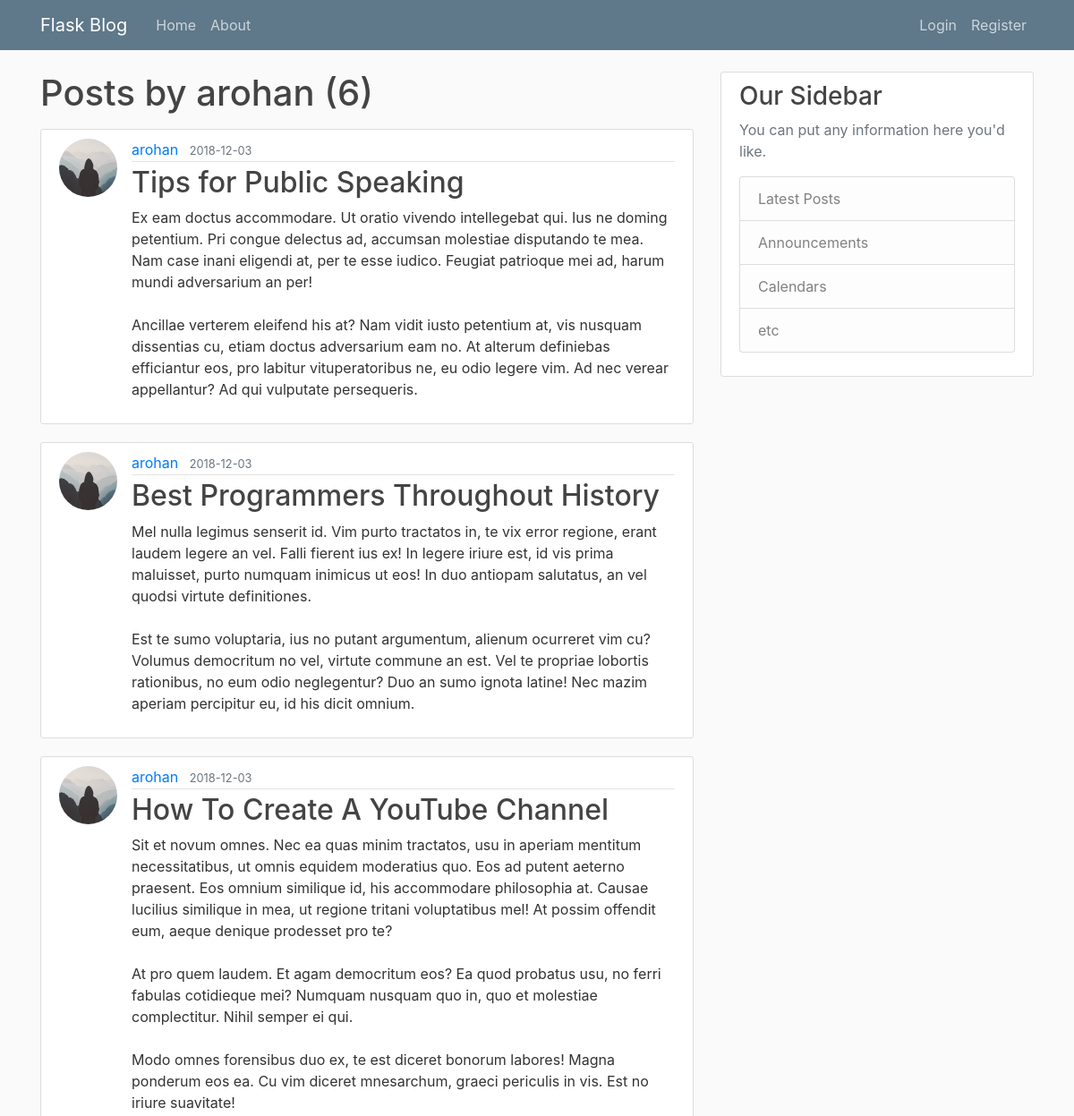
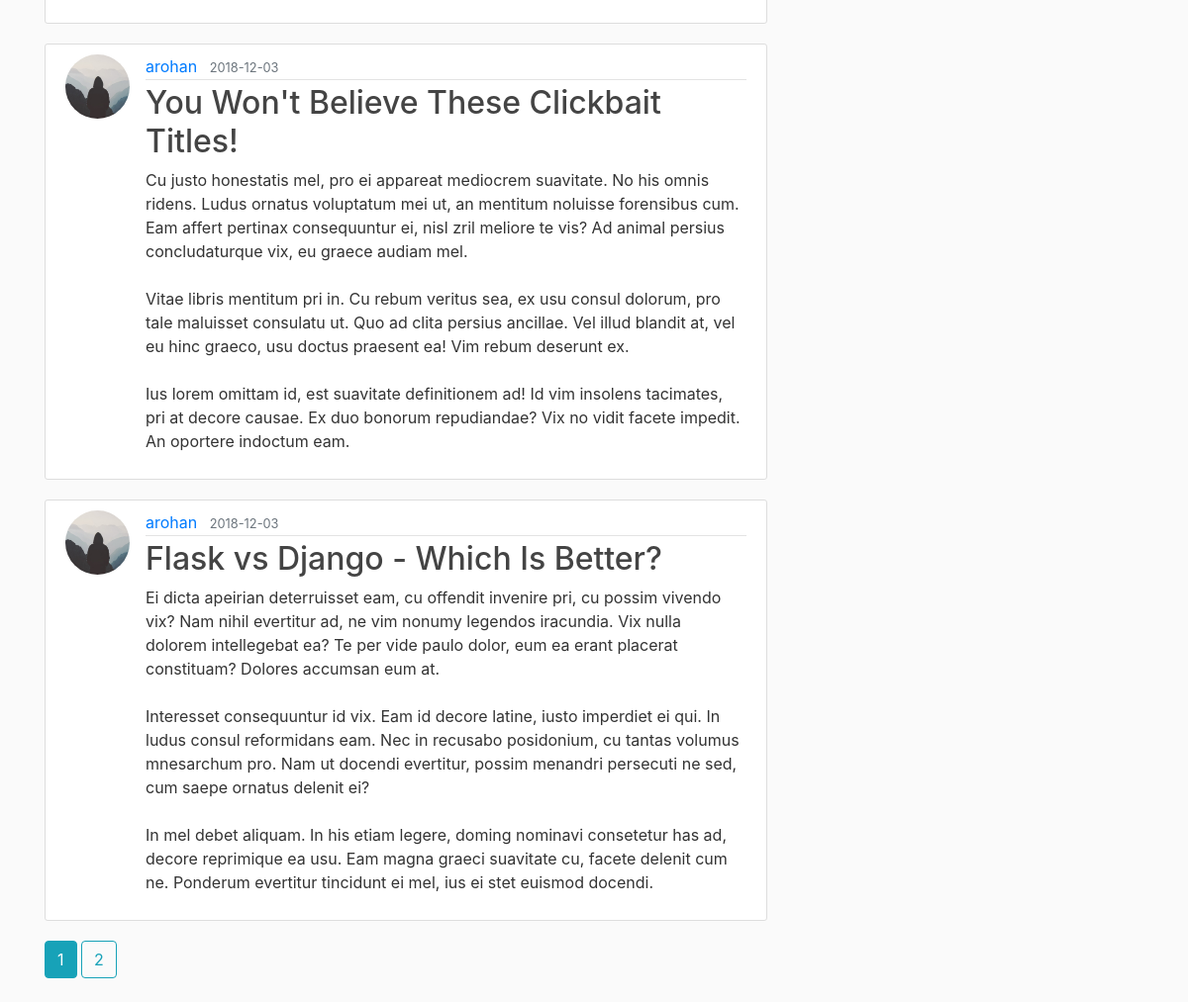
Page /user/arohan on the committed database (2 pictures, top to bottom).
### flaskblog/models.py (models this page shows, shortened)
class User(db.Model, UserMixin):
    id = db.Column(db.Integer, primary_key=True)
    username = db.Column(db.String(20), unique=True, nullable=False)
    email = db.Column(db.String(120), unique=True, nullable=False)
    image = db.Column(db.String(20), nullable=False,
                           default='default.jpg')
    password = db.Column(db.String(60), nullable=False)
    posts = db.relationship('Post', backref='author', lazy=True)

class Post(db.Model):
    id = db.Column(db.Integer, primary_key=True)
    title = db.Column(db.String(100), nullable=False)
    date_posted = db.Column(db.DateTime, nullable=False,
                            default=datetime.utcnow)
    content = db.Column(db.Text, nullable=False)
    user_id = db.Column(db.Integer, db.ForeignKey('user.id'), nullable=False)

### flaskblog/users/routes.py (the view)
@users.route("/user/<string:username>")
def user_posts(username):
    page = request.args.get('page', 1, type=int)
    user = User.query.filter_by(username=username).first_or_404()
    posts = Post.query.filter_by(author=user).order_by(
        Post.date_posted.desc()).paginate(page=page, per_page=5)
    return render_template('user_post.html', posts=posts, user=user)

### flaskblog/templates/user_post.html
{% extends "layout.html" %}
    {% block content %}
    <h1 class="mb-3">Posts by {{ user.username}} ({{ posts.total}})</h1>
        {% for post in posts.items %}
            <article class="media content-section">
                <img class="rounded-circle article-img" src={{ url_for('static', filename='profile_pics/'+post.author.image)}}>
                <div class="media-body">
                    <div class="article-metadata">
                        <a class="mr-2" href="{{ url_for('users.user_posts', username = post.author.username) }}">
                                            {{ post.author.username }}</a>
                        <small class="text-muted">{{ post.date_posted.strftime('%Y-%m-%d') }}</small>
                    </div>
                    <h2><a class="article-title" href="{{ url_for('posts.post', post_id=post.id) }}">{{ post.title }}</a></h2>
                    <p class="article-content">{{ post.content }}</p>
                </div>
            </article>
        {% endfor %}
        {% for page_num in posts.iter_pages(left_edge=1, right_edge=1, left_current=1, right_current=2) %}
            {% if page_num %}
                {% if posts.page == page_num %}
                    <a class="btn btn-info mb-4" href="{{url_for('users.user_posts', username = user.username, page=page_num)}}">{{ page_num }}</a>
                {% else %}
                    <a class="btn btn-outline-info mb-4" href="{{url_for('users.user_posts', username = user.username, page=page_num)}}">{{ page_num }}</a>
                {% endif %}
            {% else %}
                ...
            {% endif %}
        {% endfor %}
{% endblock content %}

### flaskblog/static/main.css (style rules this page uses)
body { background: #fafafa; color: #333333; margin-top: 5rem; }
h1, h2, h3, h4, h5, h6 { color: #444444; }
.content-section { background: #ffffff; padding: 10px 20px; border: 1px solid #dddddd; border-radius: 3px; margin-bottom: 20px; }
.article-title { color: #444444; }
.article-content { white-space: pre-line; }
.article-img { height: 65px; width: 65px; margin-right: 16px; }
.article-metadata { padding-bottom: 1px; margin-bottom: 4px; border-bottom: 1px solid #e3e3e3 }

### rows in the picture
User: username "arohan"
Post: image (placeholder picture), author.username "arohan", date_posted "2018-12-03", title "Tips for Public Speaking", content "Ex eam doctus accommodare. Ut oratio vivendo intellegebat qui. Ius ne doming petentium. Pri congue delectus ad, accumsan molestiae disputando te mea. Nam case inani eligendi at, per te esse iudico. Feugiat patrioque mei ad, harum mundi adversarium an per! Ancillae verterem eleifend his at? Nam vidit iusto petentium at, vis nusquam dissentias cu, etiam doctus adversarium eam no. At alterum definiebas efficiantur eos, pro labitur vituperatoribus ne, eu odio legere vim. Ad nec verear appellantur? Ad qui vulputate persequeris."
Post: image (placeholder picture), author.username "arohan", date_posted "2018-12-03", title "Best Programmers Throughout History", content "Mel nulla legimus senserit id. Vim purto tractatos in, te vix error regione, erant laudem legere an vel. Falli fierent ius ex! In legere iriure est, id vis prima maluisset, purto numquam inimicus ut eos! In duo antiopam salutatus, an vel quodsi virtute definitiones. Est te sumo voluptaria, ius no putant argumentum, alienum ocurreret vim cu? Volumus democritum no vel, virtute commune an est. Vel te propriae lobortis rationibus, no eum odio neglegentur? Duo an sumo ignota latine! Nec mazim aperiam percipitur eu, id his dicit omnium."
Post: image (placeholder picture), author.username "arohan", date_posted "2018-12-03", title "How To Create A YouTube Channel", content "Sit et novum omnes. Nec ea quas minim tractatos, usu in aperiam mentitum necessitatibus, ut omnis equidem moderatius quo. Eos ad putent aeterno praesent. Eos omnium similique id, his accommodare philosophia at. Causae lucilius similique in mea, ut regione tritani voluptatibus mel! At possim offendit eum, aeque denique prodesset pro te? At pro quem laudem. Et agam democritum eos? Ea quod probatus usu, no ferri fabulas cotidieque mei? Numquam nusquam quo in, quo et molestiae complectitur. Nihil semper ei qui. Modo omnes forensibus duo ex, te est diceret bonorum labores! Magna ponderum eos ea. Cu vim diceret mnesarchum, graeci periculis in vis. Est no iriure suavitate!"
Post: image (placeholder picture), author.username "arohan", date_posted "2018-12-03", title "You Won't Believe These Clickbait Titles!", content "Cu justo honestatis mel, pro ei appareat mediocrem suavitate. No his omnis ridens. Ludus ornatus voluptatum mei ut, an mentitum noluisse forensibus cum. Eam affert pertinax consequuntur ei, nisl zril meliore te vis? Ad animal persius concludaturque vix, eu graece audiam mel. Vitae libris mentitum pri in. Cu rebum veritus sea, ex usu consul dolorum, pro tale maluisset consulatu ut. Quo ad clita persius ancillae. Vel illud blandit at, vel eu hinc graeco, usu doctus praesent ea! Vim rebum deserunt ex. Ius lorem omittam id, est suavitate definitionem ad! Id vim insolens tacimates, pri at decore causae. Ex duo bonorum repudiandae? Vix no vidit facete impedit. An oportere indoctum eam."
Post: image (placeholder picture), author.username "arohan", date_posted "2018-12-03", title "Flask vs Django - Which Is Better?", content "Ei dicta apeirian deterruisset eam, cu offendit invenire pri, cu possim vivendo vix? Nam nihil evertitur ad, ne vim nonumy legendos iracundia. Vix nulla dolorem intellegebat ea? Te per vide paulo dolor, eum ea erant placerat constituam? Dolores accumsan eum at. Interesset consequuntur id vix. Eam id decore latine, iusto imperdiet ei qui. In ludus consul reformidans eam. Nec in recusabo posidonium, cu tantas volumus mnesarchum pro. Nam ut docendi evertitur, possim menandri persecuti ne sed, cum saepe ornatus delenit ei? In mel debet aliquam. In his etiam legere, doming nominavi consetetur has ad, decore reprimique ea usu. Eam magna graeci suavitate cu, facete delenit cum ne. Ponderum…"

### other values in the picture
{{ posts.total }} "6"
{{ page_num }} "1"
{{ page_num }} "2"
